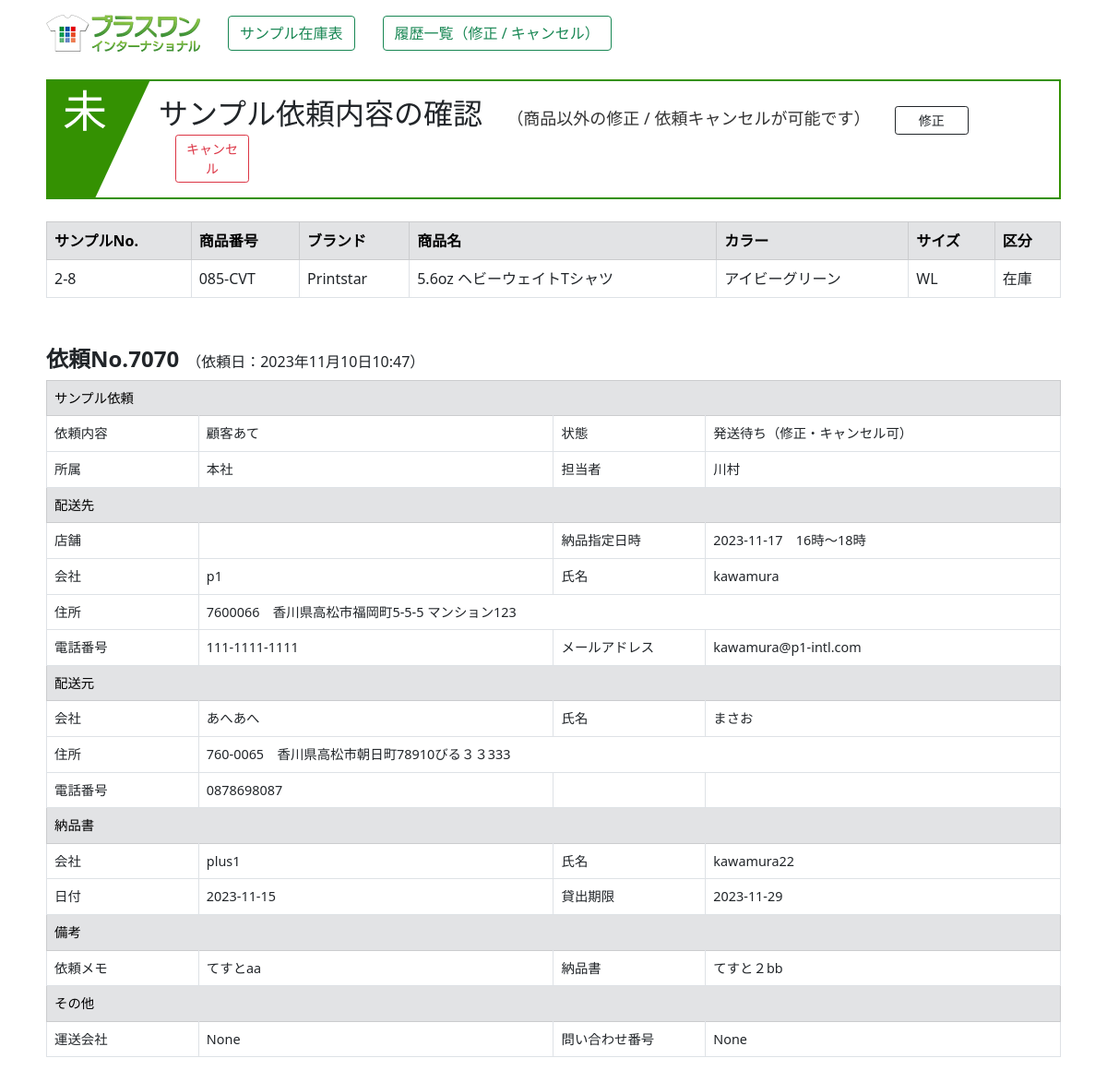
Screenshot of /rireki_kakunin/311 with the database file from the repository.
### zaiko/models.py (models this page shows, shortened)
class Shouhin(models.Model):
    hontai_num=models.AutoField("本体No",primary_key=True)
    sample_num=models.CharField("サンプルNo",max_length=20,blank=True)
    category=models.CharField("カテゴリ",max_length=50,blank=True)
    shouhin_num=models.CharField("商品番号",max_length=20,blank=True)
    brand=models.CharField("ブランド",max_length=20,blank=True)
    shouhin_name=models.CharField("商品名",max_length=255,blank=True)
    color=models.CharField("カラー",max_length=255,blank=True)
    size=models.CharField("サイズ",max_length=20,blank=True)
    size_num=models.IntegerField("サイズ値",default=0)
    kakou=models.CharField("加工",max_length=50,blank=True)
    bikou=models.CharField("備考",max_length=255,blank=True)
    touroku_day=models.DateField("登録日",auto_now_add=True)
    koushin_day=models.DateField("更新日",auto_now=True)
    joutai=models.IntegerField("状態",default=0)
    irai_num=models.IntegerField("依頼No",default=0)
    status=models.IntegerField("有効",default=0)

class Rireki_shouhin(models.Model):
    irai_num=models.IntegerField("依頼No")
    irai_hontai_num=models.IntegerField("本体No")
    irai_hontai_kubun=models.CharField("区分",max_length=5,null=True,blank=True,default="")
    henkyaku=models.IntegerField("状態",default=0)
    henkyaku_day=models.CharField("返却日",max_length=30,null=True,blank=True,default="")

class Rireki_rental(models.Model):
    irai_num=models.IntegerField("依頼No",null=False)
    irai_type=models.IntegerField("内容")
    rental_day=models.DateTimeField("依頼日",auto_now_add=True)
    shozoku=models.CharField("所属",max_length=30,blank=True)
    tantou=models.CharField("担当者",max_length=30,blank=True)
    haisou_tempo=models.CharField("配送店舗",max_length=30,blank=True)
    haisou_deliday=models.CharField("配送指定日",max_length=30,null=True,blank=True,default="")
    haisou_delitime=models.CharField("時間指定",max_length=30,null=True,blank=True,default="")
    haisou_com=models.CharField("会社名",max_length=30,blank=True)
    haisou_cus=models.CharField("名前",max_length=30,blank=True)
    haisou_yubin=models.CharField("郵便番号",max_length=30,blank=True)
    haisou_pref=models.CharField("都道府県",max_length=10,blank=True)
    haisou_city=models.CharField("市区町村",max_length=30,blank=True)
    haisou_banchi=models.CharField("番地",max_length=30,blank=True)
    haisou_build=models.CharField("建物名",max_length=30,blank=True)
    haisou_tel=models.CharField("電話番号",max_length=30,blank=True)
    haisou_tel_kensaku=models.CharField("電話番号_検索",max_length=30,blank=True)
    haisou_mail=models.CharField("メールアドレス",max_length=100,blank=True)
    haisou_com_m=models.CharField("会社名_元",max_length=30,blank=True)
    haisou_cus_m=models.CharField("名前_元",max_length=30,blank=True)
    haisou_yubin_m=models.CharField("郵便番号_元",max_length=30,blank=True)
    haisou_pref_m=models.CharField("都道府県_元",max_length=10,blank=True)
    haisou_city_m=models.CharField("市区町村_元",max_length=30,blank=True)
    haisou_banchi_m=models.CharField("番地_元",max_length=30,blank=True)
    haisou_build_m=models.CharField("建物名_元",max_length=30,blank=True)
    haisou_tel_m=models.CharField("電話番号_元",max_length=30,blank=True)
    nouhin_com=models.CharField("納品書会社名",max_length=30,blank=True)
    nouhin_cus=models.CharField("納品書名前",max_length=30,blank=True)
    nouhin_day=models.CharField("納品書日付",max_length=30,null=True,blank=True,default="")
    rental_maxday=models.CharField("貸出期限",max_length=30,null=True,blank=True,default="")
    bikou1=models.TextField("備考（納品）",blank=True)
    bikou2=models.TextField("備考（依頼）",blank=True)
    status=models.IntegerField("状態",default=0)
    unsou_com=models.CharField("運送会社",max_length=20,null=True,blank=True,default="")
    unsou_num=models.CharField("問い合わせ番号",max_length=20,null=True,blank=True,default="")
    cancel_day=models.CharField("キャンセル日",max_length=30,null=True,blank=True,default="")
    cancel_name=models.CharField("キャンセル担当",max_length=30,null=True,blank=True,default="")

### zaiko/views.py (the view)
# urls.py: path('rireki_kakunin/<int:pk>', rireki_kakunin, name="rireki_kakunin"),
def rireki_kakunin(request,pk):
    request.session["shusei_pk"]=pk
    irai_detail=Rireki_rental.objects.get(pk=pk)
    status=irai_detail.status
    if status==0: #success.htmlのタイトル用
        kubun="kakunin_ok"
    elif status==1:
        kubun="junbi"
    else:
        kubun="kakunin_no"
    irai_num=irai_detail.irai_num
    items=Rireki_shouhin.objects.filter(irai_num=irai_num).values_list("irai_hontai_num",flat=True)
    irai_shouhin_list=list(items)
    data=[]
    for i in irai_shouhin_list:
        data2={}
        shouhin=Shouhin.objects.get(hontai_num=i)
        data2["hontai_num"]=shouhin.hontai_num
        data2["sample_num"]=shouhin.sample_num
        data2["shouhin_num"]=shouhin.shouhin_num
        data2["brand"]=shouhin.brand
        data2["shouhin_name"]=shouhin.shouhin_name
        data2["color"]=shouhin.color
        data2["size"]=shouhin.size
        data2["kubun"]=Rireki_shouhin.objects.get(irai_num=irai_num,irai_hontai_num=i).irai_hontai_kubun
        data2["henkyaku"]=Rireki_shouhin.objects.get(irai_num=irai_num,irai_hontai_num=i).henkyaku
        data2["henkyaku_day"]=Rireki_shouhin.objects.get(irai_num=irai_num,irai_hontai_num=i).henkyaku_day
        data.append(data2)
    kanri=0
    if request.user.username == "p1masao":
        kanri=1
    params={
            "irai_shouhin_list":data,
            "irai_detail":irai_detail,
            "kubun":kubun,
            "kanri":kanri,
        }
    return render(request,"zaiko/success.html",params)

### zaiko/templates/zaiko/success.html (shortened to what this page needs)
{% load static %}
<!DOCTYPE html>
<html lang="ja">
<head>
    <link rel="stylesheet" href="{% static 'main.css' %}">
    <link href="https://cdn.jsdelivr.net/npm/bootstrap@5.0.2/dist/css/bootstrap.min.css" rel="stylesheet">
    <link rel="stylesheet" href="https://cdn.jsdelivr.net/npm/bootstrap-icons@1.8.0/font/bootstrap-icons.css">
</head>
<body>
    <div class="container mt-3 mb-5">
        <div style="margin: 0 auto; justify-content: center; width: 1100px;">
            {% include "zaiko/menu.html" with kanri=kanri %}
            <div style="margin-top: 30px;">
                {% if kubun == "new" %}
                    <div class="title03">
                        <h2><span class="number">03</span>サンプル依頼が完了しました</h2>
                    </div>
                {% elif kubun == "kakunin_ok" %}
                    <div class="title03">
                        <h2><span class="number">未</span>サンプル依頼内容の確認
                            <span>（商品以外の修正 / 依頼キャンセルが可能です）</span>
                            <span><button type="button" class="btn btn-outline-dark btn-sm" id="shusei" style="width: 80px;">修正</button></span>
                            <span><button type="button" class="btn btn-outline-danger btn-sm" id="cancel" style="width: 80px;">キャンセル</button></span>
                        </h2>
                    </div>
                {% elif kubun == "junbi" %}
                    <div class="title04">
                        <h2><span class="number">準</span>サンプル依頼内容の確認<span>（この案件は現在準備中で、まもなく発送されます）</span></h2>
                    </div>
                {% endif %}
            </div>
            <div class="mt-4">
                <table class="table table-bordered">
                    <thead>
                        <tr class="table-secondary">
                            <th>サンプルNo.</th>
                            <th>商品番号</th>
                            <th>ブランド</th>
                            <th>商品名</th>
                            <th>カラー</th>
                            <th>サイズ</th>
                            <th>区分</th>
                        </tr>
                    </thead>
                    <tbody>
                        {% for i in irai_shouhin_list %}
                        <tr>
                            <td style="vertical-align: middle;">{{i.sample_num}}</td>
                            <td style="vertical-align: middle;">{{i.shouhin_num}}</td>
                            <td style="vertical-align: middle;">{{i.brand}}</td>
                            <td style="vertical-align: middle;">{{i.shouhin_name}}</td>
                            <td style="vertical-align: middle;">{{i.color}}</td>
                            <td style="vertical-align: middle;">{{i.size}}</td>
                            <td style="vertical-align: middle;">{{i.kubun}}</td>
                        </tr>
                        {% endfor %}
                    </tbody>
                </table>
            </div>
            <div class="mt-5">
                <div style="width: 1100px; align-items: end;">
                    <span style="font-size: 1.5em; font-weight: bold;">依頼No.{{irai_detail.irai_num}}</span>　（依頼日：{{irai_detail.rental_day}}）
                </div>
                <table class="table table-bordered" style="margin-top: 5px; font-size: 0.9em; width: 1100px;">
                    <tr class="table-secondary"><td colspan="4">サンプル依頼</td></tr>
                        <td style="width: 15%;">依頼内容</td>
                        <td style="width: 35%;">
                            {% if irai_detail.irai_type == 0 %}
                                顧客あて
                            {% elif irai_detail.irai_type == 1 %}
                                店舗あて
                            {% else %}
                                キープ
                            {% endif %}
                        </td>
                        <td style="width: 15%;">状態</td>
                        <td style="width: 35%;">
                            {% if irai_detail.status == 0 %}
                                発送待ち（修正・キャンセル可）
                            {% elif irai_detail.status == 1 %}
                                発送準備中
                            {% elif irai_detail.status == 2 %}
                                発送完了
                            {% elif irai_detail.status == 3 %}
                                キャンセル（{{irai_detail.cancel_name}}：{{irai_detail.cancel_day}}）
                            {% elif irai_detail.status == 5 %}
                                返却済み
                            {% endif %}
                        </td>
                    <tr>
                        <td>所属</td><td id="shozoku">{{irai_detail.shozoku}}</td>
                        <td>担当者</td><td id="tantou">{{irai_detail.tantou}}</td>
                    </tr>
                    <tr class="table-secondary"><td colspan="4">配送先</td></tr>
                    <tr>
                        <td>店舗</td><td>{{irai_detail.haisou_tempo}}</td>
                        <td>納品指定日時</td>
                        <td>
                            {% if irai_detail.haisou_deliday == "" %}
                                {{irai_detail.haisou_delitime}}
                            {% else %}
                                {{irai_detail.haisou_deliday}}　{{irai_detail.haisou_delitime}}
                            {% endif %}
                        </td>
                    </tr>
                    <tr>
                        <td>会社</td><td>{{irai_detail.haisou_com}}</td>
                        <td>氏名</td><td>{{irai_detail.haisou_cus}}</td>
                    </tr>
                    <tr>
                        <td>住所</td>
                        <td colspan="3">
                            {{irai_detail.haisou_yubin}}　{{irai_detail.haisou_pref}}{{irai_detail.haisou_city}}{{irai_detail.haisou_banchi}} {{irai_detail.haisou_build}}
                        </td>
                    </tr>
                    <tr>
                        <td>電話番号</td><td>{{irai_detail.haisou_tel}}</td>
                        <td>メールアドレス</td><td>{{irai_detail.haisou_mail}}</td>
                    </tr>
                    <tr class="table-secondary"><td colspan="4">配送元</td></tr>
                    <tr>
                        <td>会社</td><td>{{irai_detail.haisou_com_m}}</td>
                        <td>氏名</td><td>{{irai_detail.haisou_cus_m}}</td>
                    </tr>
                    <tr>
                        <td>住所</td>
                        <td colspan="3">
                            {{irai_detail.haisou_yubin_m}}　{{irai_detail.haisou_pref_m}}{{irai_detail.haisou_city_m}}{{irai_detail.haisou_banchi_m}}{{irai_detail.haisou_build_m}}
                        </td>
                    </tr>
                    <tr>
                        <td>電話番号</td><td>{{irai_detail.haisou_tel_m}}</td>
                        <td></td><td></td>
                    </tr>
                    <tr class="table-secondary"><td colspan="4">納品書</td></tr>
                    <tr>
                        <td>会社</td><td>{{irai_detail.nouhin_com}}</td>
                        <td>氏名</td><td>{{irai_detail.nouhin_cus}}</td>
                    </tr>
                    <tr>
                        <td>日付</td><td>{{irai_detail.nouhin_day}}</td>
                        <td>貸出期限</td><td>{{irai_detail.rental_maxday}}</td>
                    </tr>
                    <tr class="table-secondary"><td colspan="4">備考</td></tr>
                    <tr>
                        <td>依頼メモ</td><td>{{irai_detail.bikou2 | linebreaksbr}}</td>
                        <td>納品書</td><td>{{irai_detail.bikou1 | linebreaksbr}}</td>
                    </tr>
                    <tr class="table-secondary"><td colspan="4">その他</td></tr>
                    <tr>
                        <td>運送会社</td><td>{{irai_detail.unsou_com}}</td>
                        <td>問い合わせ番号</td><td>{{irai_detail.unsou_num}}</td>
                    </tr>
                </table>
            </div>
        </div>
    </div>
</body>
</html>

### zaiko/static/main.css (style rules this page uses)
.title00 h2 span, .title01 h2 span, .title02 h2 span, .title03 h2 span, .title04 h2 span, .title05 h2 span { color: #333333; font-size: 18px; padding-left: 18px; }
.title00 h2 span.number, .title01 h2 span.number, .title02 h2 span.number, .title03 h2 span.number, .title04 h2 span.number, .title05 h2 span.number { position: absolute; display: block; top: 3px; left: 0; z-index: 1; font-size: 30px; font-size: 3rem; padding-left: 16px; color: #fff; }
.title03 h2 { position: relative; overflow: hidden; padding: 1rem 2rem 1rem 120px; border: solid 2px #349102; width: 1100px; margin: 0 auto; }
.title03 h2:before { position: absolute; content: ''; top: -150%; left: -100px; width: 200px; height: 300%; transform: rotate(25deg); background: #349102; }

### rows the page displays
Shouhin: sample_num "2-8", shouhin_num "085-CVT", brand "Printstar", shouhin_name "5.6oz ヘビーウェイトTシャツ", color "アイビーグリーン", size "WL"
Rireki_shouhin: kubun "在庫"
Rireki_rental: irai_num "7070", rental_day "2023年11月10日10:47", shozoku "本社", tantou "川村", haisou_deliday "2023-11-17", haisou_delitime "16時～18時", haisou_com "p1", haisou_cus "kawamura", haisou_yubin "7600066", haisou_pref "香川県", haisou_city "高松市福岡町", haisou_banchi "5-5-5", haisou_build "マンション123", haisou_tel "111-1111-1111", haisou_mail "kawamura@p1-intl.com", haisou_com_m "あへあへ", haisou_cus_m "まさお", haisou_yubin_m "760-0065", haisou_pref_m "香川県", haisou_city_m "高松市朝日町", haisou_banchi_m "78910", haisou_build_m "びる３３333", haisou_tel_m "0878698087", nouhin_com "plus1", nouhin_cus "kawamura22", nouhin_day "2023-11-15", rental_maxday "2023-11-29", bikou2 "てすとaa", bikou1 "てすと２bb", unsou_com "None", unsou_num "None"
